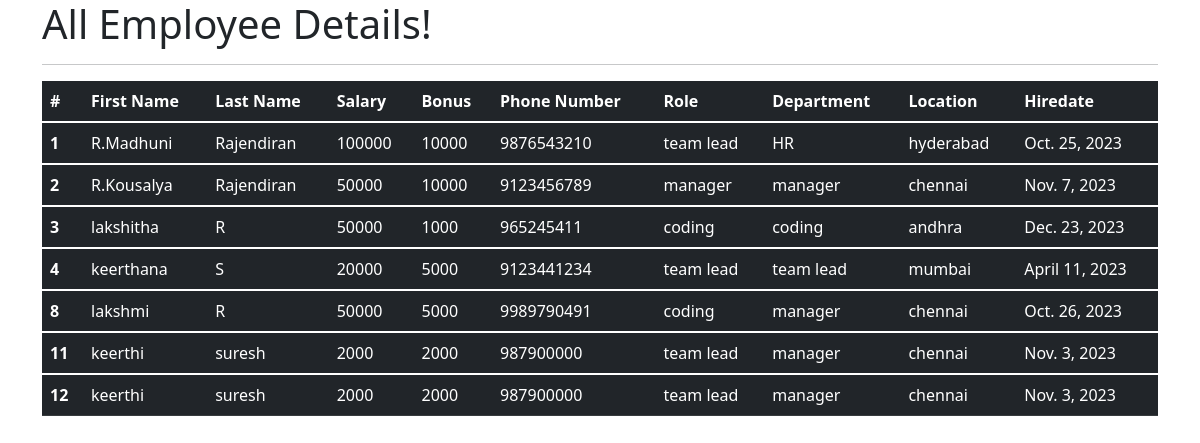
The app's page /all_emp with its own data.
### emp/models.py (models this page shows, shortened)
class Employee(models.Model):
    first_name = models.CharField(max_length=30, null=False)
    last_name = models.CharField(max_length=30)
    dept = models.ForeignKey(Department, on_delete=models.CASCADE)
    salary = models.IntegerField(default=0)
    bonus = models.IntegerField(default=0)
    role = models.ForeignKey(Role, on_delete=models.CASCADE)
    phone = models.IntegerField(default=0)
    hire_date = models.DateField()
    def __str__(self):
        return "%s %s %s" %(self.first_name,self.last_name,self.phone)

class Role(models.Model):
    name = models.CharField(max_length=100, null=False)

class Department(models.Model):
    name = models.CharField(max_length=100, null=False)
    location = models.CharField(max_length=100)

### emp/views.py (the view)
# urls.py: path('all_emp',views.all_emp, name='all_emp'),
def all_emp(request):
    emps= Employee.objects.all()
    context={
        'emps':emps
    }
    print(context)
    return render(request,'all_emp.html',context)

### emp/templates/all_emp.html (shortened to what this page needs)
<!DOCTYPE html>
<html lang="en">
<head>
  <link href="https://cdn.jsdelivr.net/npm/bootstrap@5.1.3/dist/css/bootstrap.min.css" rel="stylesheet">
</head>
  <body>
  <div class="container">
          <h1>All Employee Details!</h1>
      <hr>
     <table class="table table-dark">
  <thead>
    <tr>
      <th scope="col">#</th>
      <th scope="col">First Name</th>
      <th scope="col">Last Name</th>
      <th scope="col">Salary</th>
      <th scope="col">Bonus</th>
      <th scope="col">Phone Number</th>
      <th scope="col">Role</th>
      <th scope="col">Department</th>
      <th scope="col">Location</th>
      <th scope="col">Hiredate</th>
    </tr>
  </thead>
         {% for emp in emps %}
  <tbody>
    <tr>
      <th scope="row">{{emp.id}}</th>
      <td>{{emp.first_name}}</td>
      <td>{{emp.last_name}}</td>
      <td>{{emp.salary}}</td>
      <td>{{emp.bonus}}</td>
      <td>{{emp.phone}}</td>
      <td>{{emp.role.name}}</td>
      <td>{{emp.dept.name}}</td>
      <td>{{emp.dept.location}}</td>
      <td>{{emp.hire_date}}</td>
    </tr>
  </tbody>
         {% endfor %}
</table>
  </div>
  </body>
</html>

### records on screen
Employee: id "1", first_name "R.Madhuni", last_name "Rajendiran", salary "100000", bonus "10000", phone "9876543210", role.name "team lead", dept.name "HR", dept.location "hyderabad", hire_date "Oct. 25, 2023"
Employee: id "2", first_name "R.Kousalya", last_name "Rajendiran", salary "50000", bonus "10000", phone "9123456789", role.name "manager", dept.name "manager", dept.location "chennai", hire_date "Nov. 7, 2023"
Employee: id "3", first_name "lakshitha", last_name "R", salary "50000", bonus "1000", phone "965245411", role.name "coding", dept.name "coding", dept.location "andhra", hire_date "Dec. 23, 2023"
Employee: id "4", first_name "keerthana", last_name "S", salary "20000", bonus "5000", phone "9123441234", role.name "team lead", dept.name "team lead", dept.location "mumbai", hire_date "April 11, 2023"
Employee: id "8", first_name "lakshmi", last_name "R", salary "50000", bonus "5000", phone "9989790491", role.name "coding", dept.name "manager", dept.location "chennai", hire_date "Oct. 26, 2023"
Employee: id "11", first_name "keerthi", last_name "suresh", salary "2000", bonus "2000", phone "987900000", role.name "team lead", dept.name "manager", dept.location "chennai", hire_date "Nov. 3, 2023"
Employee: id "12", first_name "keerthi", last_name "suresh", salary "2000", bonus "2000", phone "987900000", role.name "team lead", dept.name "manager", dept.location "chennai", hire_date "Nov. 3, 2023"
